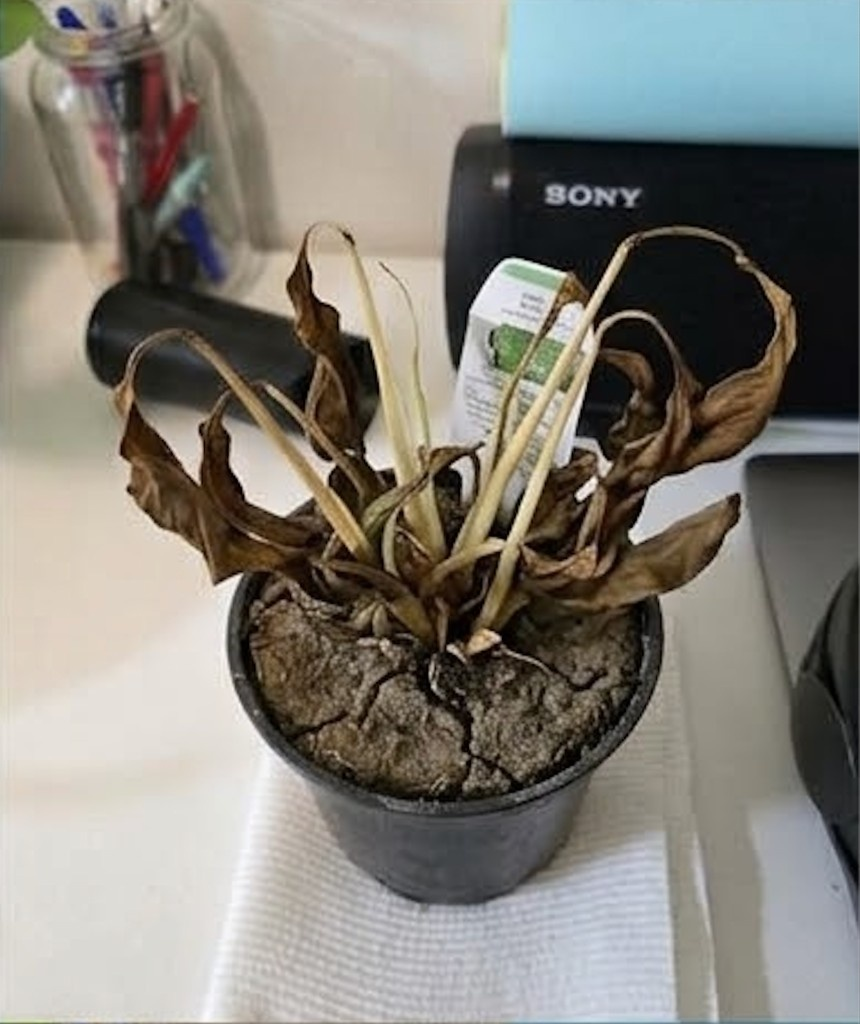
#> input picture evaluation/datasets/end_to_end/images/drought_desiccated.jpg, 860 x 1024 px
$ python quality.py --image ../../../evaluation/datasets/end_to_end/images/drought_desiccated.jpg   (older library calls are emulated)
#> lines starting #> are read from the running program, lines starting #| are printed output that depends on the picture
from __future__ import annotations

import argparse
import json
from dataclasses import asdict, dataclass
from pathlib import Path
from typing import Any

import cv2


class QualityError(RuntimeError):
    """Error raised when an image cannot be loaded or assessed."""


@dataclass(frozen=True)
class QualityConfig:
    """Thresholds used to decide whether an image is good enough for the PoC."""

    min_width: int = 640
    min_height: int = 480
    min_brightness: float = 40.0
    max_brightness: float = 220.0
    min_blur_score: float = 100.0


@dataclass(frozen=True)
class QualityResult:
    """Image quality report for one input image."""

    valid: bool
    image_path: str
    width: int
    height: int
    brightness: float
    blur_score: float
    reasons: list[str]


def load_image(image_path: Path) -> Any:
    """Load an image from disk and fail clearly if it cannot be read."""

    if not image_path.exists():
        raise QualityError(f"Image does not exist: {image_path}")

    image = cv2.imread(str(image_path))
#> image is the input picture: shape (1024, 860, 3); mean B, G, R 120.6, 128.4, 131.6
    if image is None:
        raise QualityError(f"Could not load image: {image_path}")

    return image


def check_resolution(width: int, height: int, config: QualityConfig) -> list[str]:
    """Check whether the image dimensions meet the minimum PoC resolution."""

    reasons: list[str] = []
    if width < config.min_width:
        reasons.append("image_too_narrow")
    if height < config.min_height:
        reasons.append("image_too_short")
    return reasons


def measure_brightness(gray_image: Any) -> float:
    """Measure average grayscale brightness from 0 to 255."""

    return float(gray_image.mean())


def check_brightness(brightness: float, config: QualityConfig) -> list[str]:
    """Check whether the image is too dark or too bright."""

    if brightness < config.min_brightness:
        return ["image_too_dark"]
    if brightness > config.max_brightness:
        return ["image_too_bright"]
    return []


def measure_blur(gray_image: Any) -> float:
    """Estimate sharpness with Laplacian variance; higher means sharper."""

    return float(cv2.Laplacian(gray_image, cv2.CV_64F).var())


def check_blur(blur_score: float, config: QualityConfig) -> list[str]:
    """Check whether the image appears too blurry for downstream vision work."""

    if blur_score < config.min_blur_score:
        return ["image_too_blurry"]
    return []


def assess_image_quality(image_path: Path, config: QualityConfig) -> QualityResult:
    """Run all PoC quality checks for one image."""

    image = load_image(image_path)
    height, width = image.shape[:2]
#> height = 1024; width = 860
    gray_image = cv2.cvtColor(image, cv2.COLOR_BGR2GRAY)
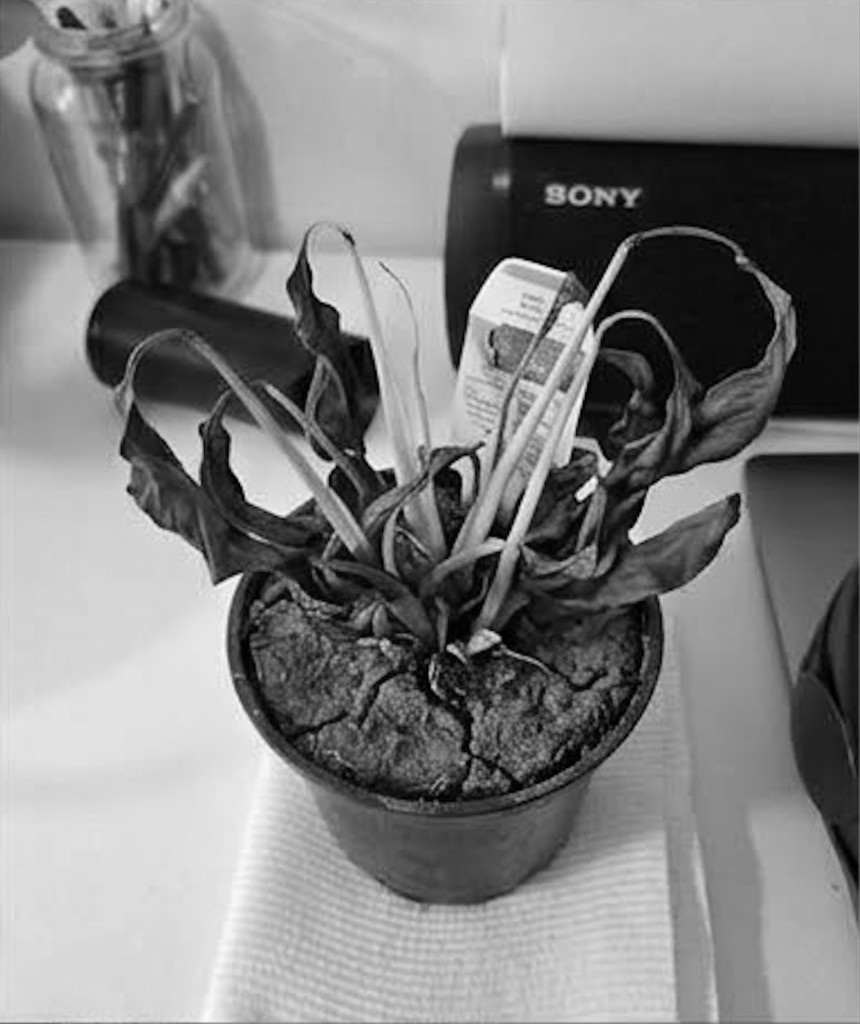
#> gray_image: shape (1024, 860); min 0, max 255, mean 128.5

    brightness = measure_brightness(gray_image)
#> brightness = 128.5
    blur_score = measure_blur(gray_image)
#> blur_score = 64.82

    reasons: list[str] = []
    reasons.extend(check_resolution(width, height, config))
    reasons.extend(check_brightness(brightness, config))
    reasons.extend(check_blur(blur_score, config))

    return QualityResult(
        valid=len(reasons) == 0,
        image_path=str(image_path),
        width=int(width),
        height=int(height),
        brightness=round(brightness, 2),
        blur_score=round(blur_score, 2),
        reasons=reasons,
    )


def parse_args() -> argparse.Namespace:
    """Read command-line arguments for the quality checker."""

    parser = argparse.ArgumentParser(description="Assess image quality for the Pet-Plant PoC.")
    parser.add_argument("--image", type=Path, required=True)
    parser.add_argument("--min-width", type=int, default=640)
    parser.add_argument("--min-height", type=int, default=480)
    parser.add_argument("--min-brightness", type=float, default=40.0)
    parser.add_argument("--max-brightness", type=float, default=220.0)
    parser.add_argument("--min-blur-score", type=float, default=50.0)
    return parser.parse_args()


def main() -> int:
    """Entry point for `python -m capture.vision.quality`."""

    args = parse_args()
    config = QualityConfig(
        min_width=args.min_width,
        min_height=args.min_height,
        min_brightness=args.min_brightness,
        max_brightness=args.max_brightness,
        min_blur_score=args.min_blur_score,
    )

    try:
        result = assess_image_quality(args.image, config)
    except QualityError as error:
        print(f"Quality error: {error}")
        return 1

    print(json.dumps(asdict(result), indent=2))
#| {
#|   "valid": true,
#|   "image_path": "../../../evaluation/datasets/end_to_end/images/drought_desiccated.jpg",
#|   "width": 860,
#|   "height": 1024,
#|   "brightness": 128.48,
#|   "blur_score": 64.82,
#|   "reasons": []
#| }
    return 0


if __name__ == "__main__":
    raise SystemExit(main())
#> (the program exits here)

$ run again, on evaluation/datasets/end_to_end/images/healthy_day2.jpg
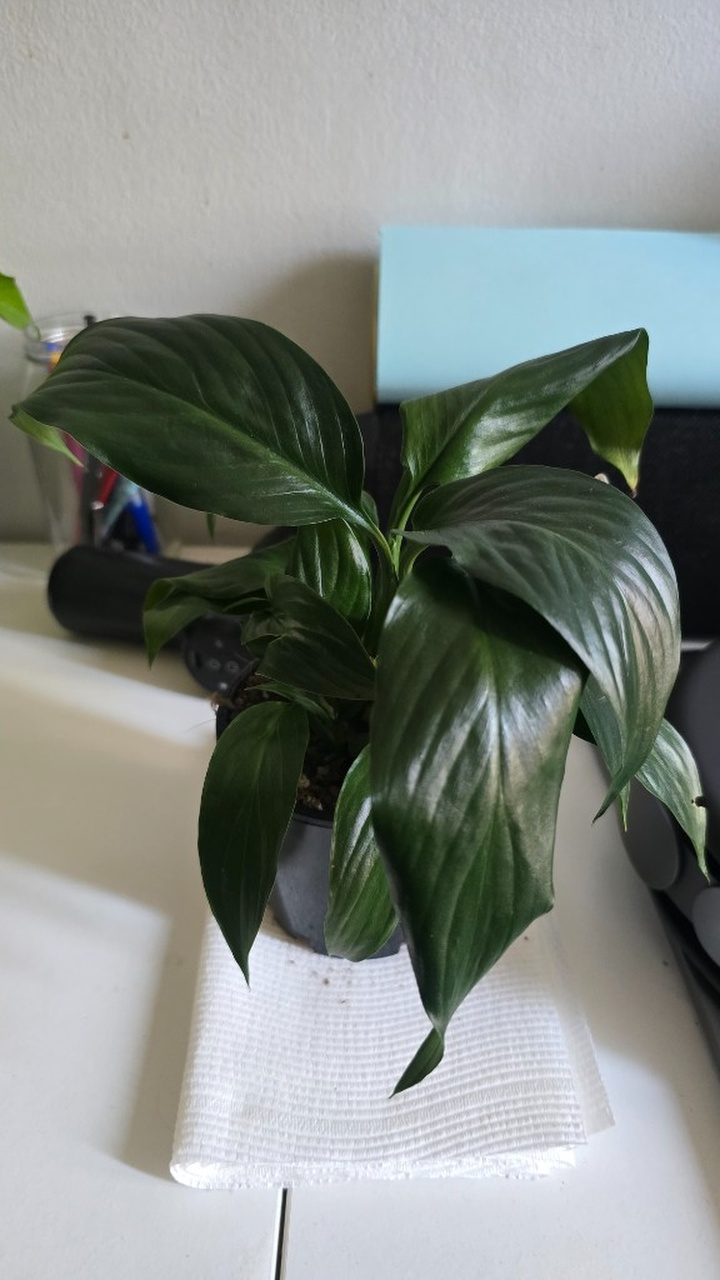
#> input picture evaluation/datasets/end_to_end/images/healthy_day2.jpg, 720 x 1280 px
#> in load_image, image is the input picture: shape (1280, 720, 3); mean B, G, R 132.7, 137.7, 131.8
#> in assess_image_quality, `gray_image = cv2.cvtColor(image, cv2.COLOR_BGR2GRAY)`:
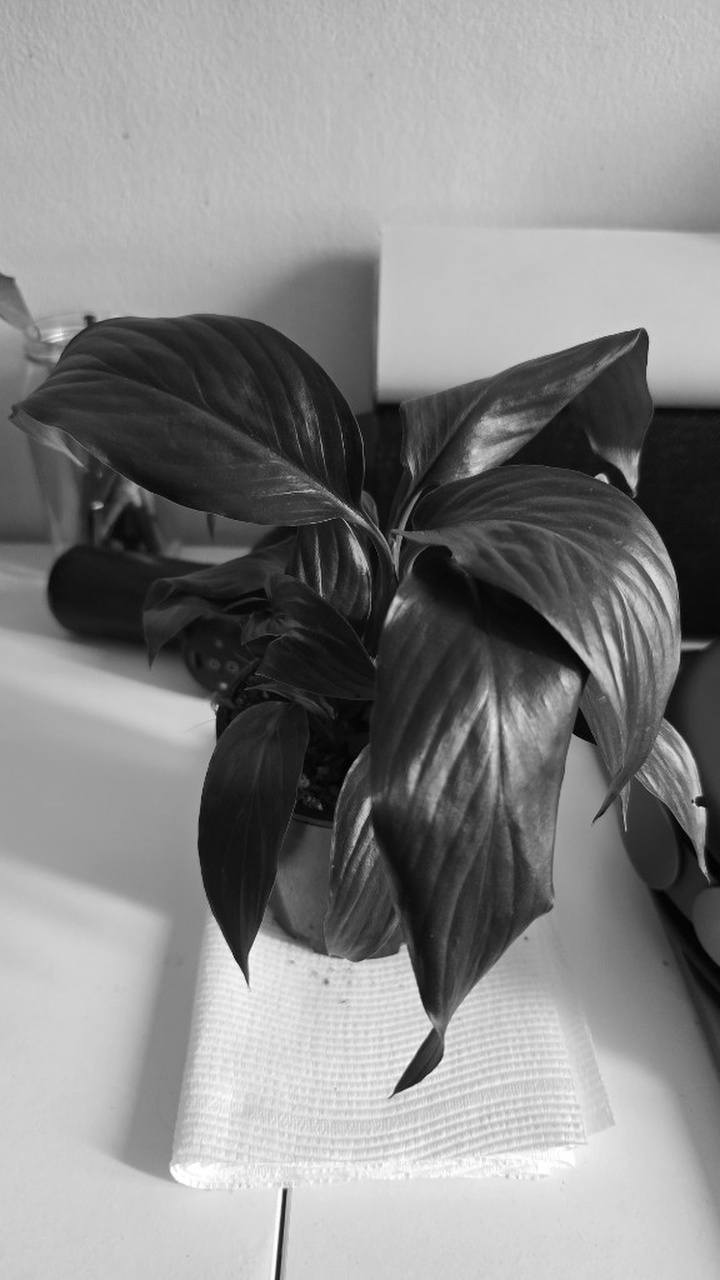
#> gray_image: shape (1280, 720); min 0, max 255, mean 135.4
#> brightness = 135.4
#> blur_score = 98.68
#| {
#|   "valid": true,
#|   "image_path": "../../../evaluation/datasets/end_to_end/images/healthy_day2.jpg",
#|   "width": 720,
#|   "height": 1280,
#|   "brightness": 135.39,
#> (further printed lines are left out)

$ run again, on evaluation/datasets/end_to_end/images/healthy_day3.jpg
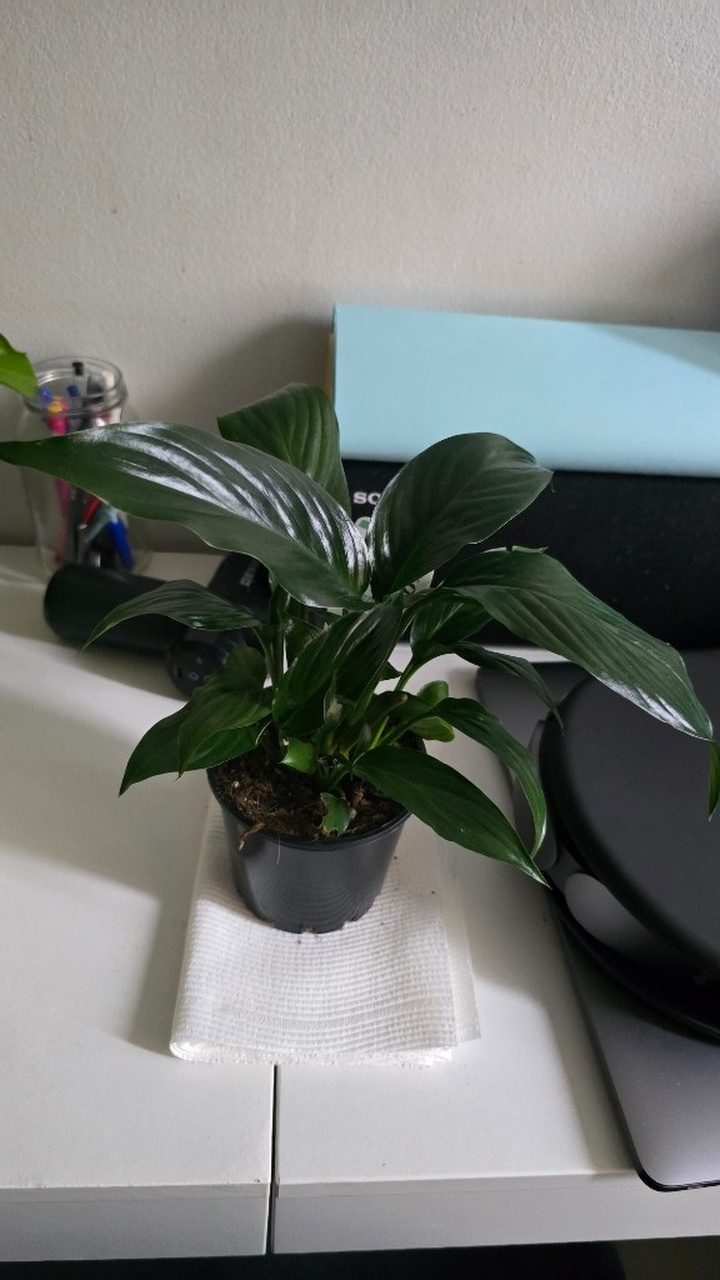
#> input picture evaluation/datasets/end_to_end/images/healthy_day3.jpg, 720 x 1280 px
#> in load_image, image is the input picture: shape (1280, 720, 3); mean B, G, R 120.1, 123.4, 120.8
#> in assess_image_quality, `gray_image = cv2.cvtColor(image, cv2.COLOR_BGR2GRAY)`:
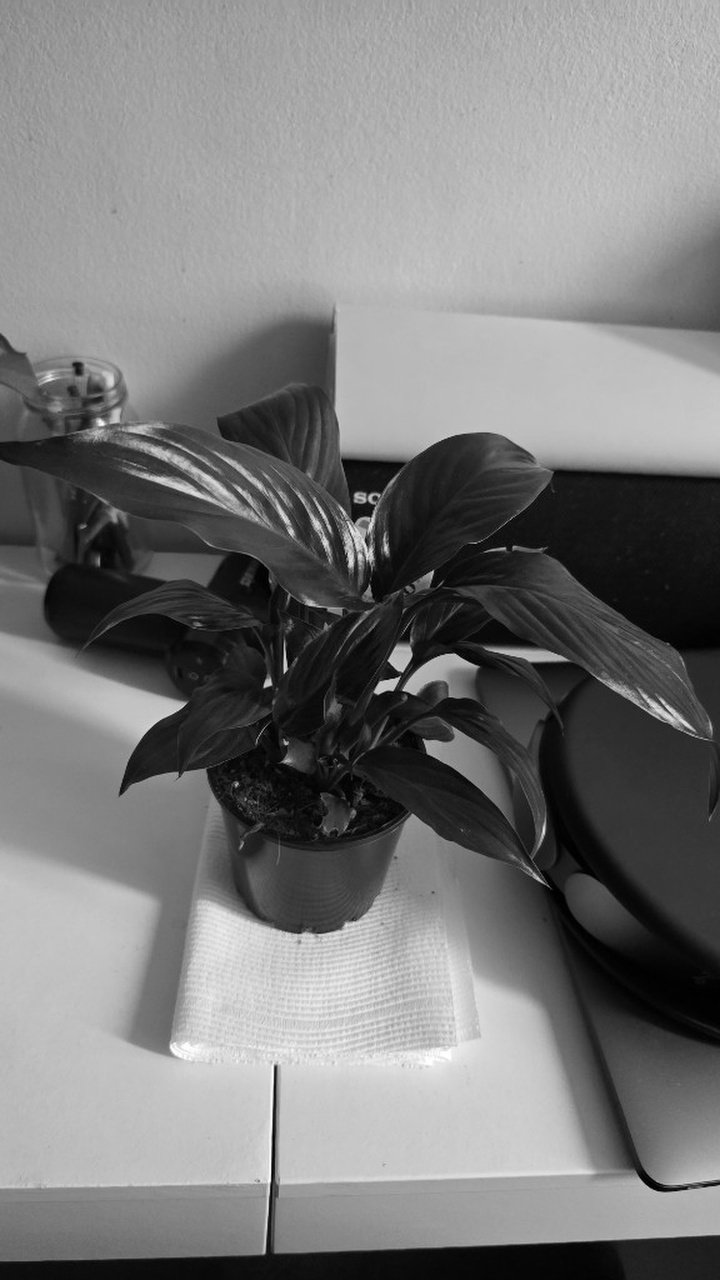
#> gray_image: shape (1280, 720); min 0, max 255, mean 122.2
#> brightness = 122.2
#> blur_score = 148.8
#| {
#|   "valid": true,
#|   "image_path": "../../../evaluation/datasets/end_to_end/images/healthy_day3.jpg",
#|   "width": 720,
#|   "height": 1280,
#|   "brightness": 122.23,
#> (further printed lines are left out)

$ run again, on evaluation/datasets/end_to_end/images/wilting_severe.jpg
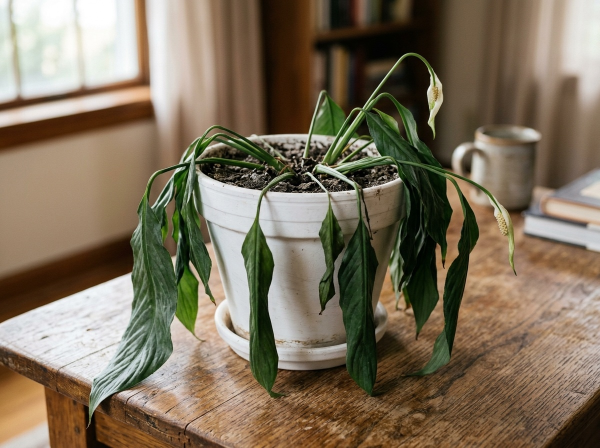
#> input picture evaluation/datasets/end_to_end/images/wilting_severe.jpg, 1200 x 896 px (shown at 1/2 size)
#> in load_image, image is the input picture: shape (896, 1200, 3); mean B, G, R 91.9, 112.5, 126
#> in assess_image_quality, `gray_image = cv2.cvtColor(image, cv2.COLOR_BGR2GRAY)`:
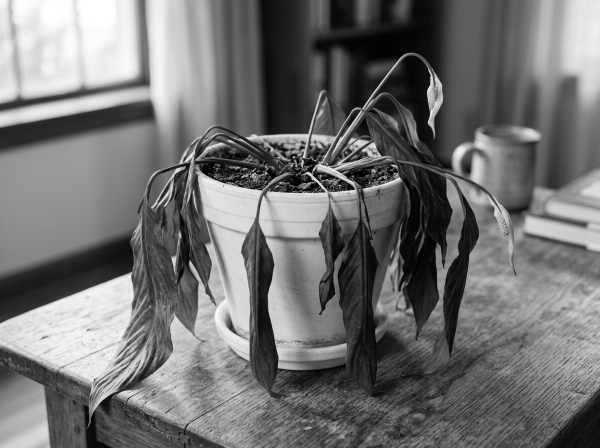
#> gray_image: shape (896, 1200) (shown at 1/2 size); min 0, max 255, mean 114.2
#> brightness = 114.2
#> blur_score = 528.7
#| {
#|   "valid": true,
#|   "image_path": "../../../evaluation/datasets/end_to_end/images/wilting_severe.jpg",
#|   "width": 1200,
#|   "height": 896,
#|   "brightness": 114.18,
#> (further printed lines are left out)
